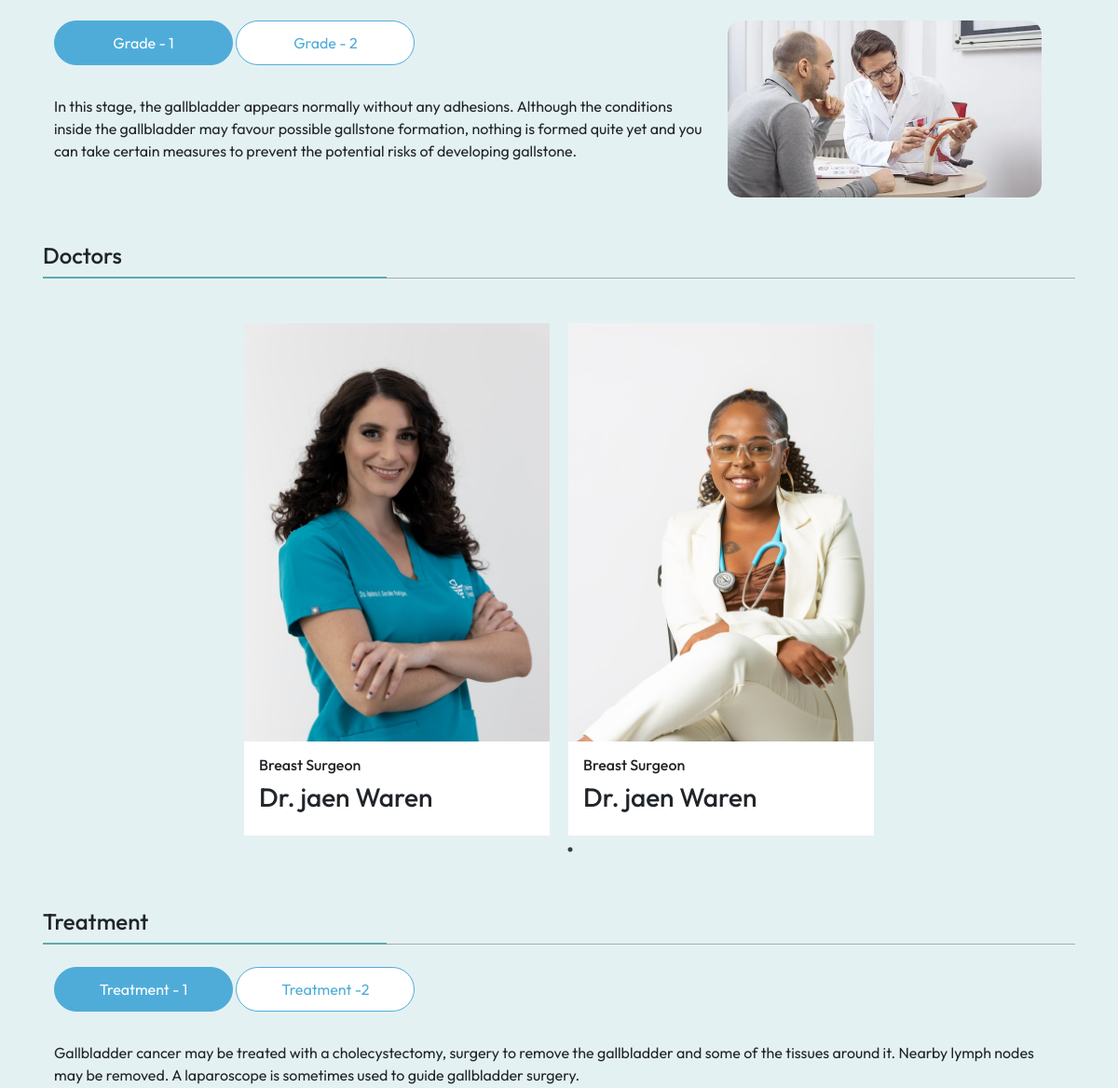
Before: /disease/1/ (middle part) with the older database file.
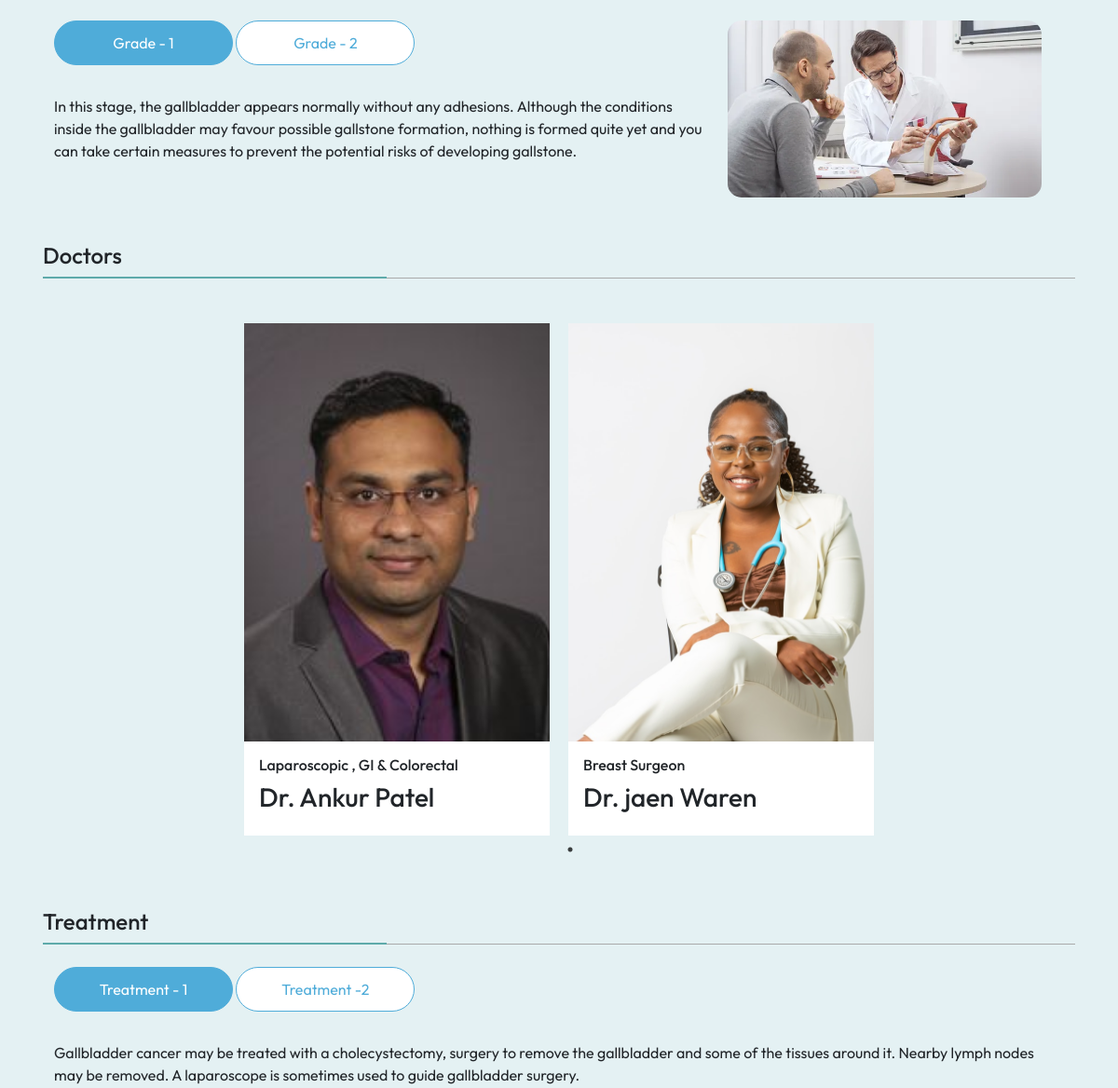
After: the same page with the newer database file.
### tables this page shows
CREATE TABLE "doctors" (
	"id"	INTEGER,
	"name"	TEXT,
	"current_appointment"	TEXT,
	"profile_image"	TEXT
);

### flask_app.py (the view)
@app.route('/disease/<string:id>/')
def disease(id):
    database_connection = sqlite3.connect(database_location)
    database_cursor = database_connection.cursor()
    disease_data = database_cursor.execute("SELECT * FROM diseases WHERE id = ?",(int(id),))
    disease_data = disease_data.fetchone()
    if disease_data == None:
        database_connection.commit()
        database_connection.close()
        return redirect(url_for('index'))
    specialty_name = database_cursor.execute("SELECT name FROM specialty WHERE id = ?",(disease_data[2],))
    specialty_name = specialty_name.fetchone()[0]
    disease_profile = database_cursor.execute("SELECT * FROM disease_profile WHERE disease_id = ?",(int(id),))
    disease_profile = disease_profile.fetchall()
    disease_types = database_cursor.execute("SELECT * FROM disease_types WHERE disease_id = ?",(int(id),))
    disease_types = disease_types.fetchall()
    disease_causes = database_cursor.execute("SELECT * FROM disease_causes WHERE disease_id = ?",(int(id),))
    disease_causes = disease_causes.fetchall()
    disease_symptoms = database_cursor.execute("SELECT * FROM disease_symptoms WHERE disease_id = ?",(int(id),))
    disease_symptoms = disease_symptoms.fetchall()
    disease_diagnosis = database_cursor.execute("SELECT * FROM disease_diagnosis WHERE disease_id = ?",(int(id),))
    disease_diagnosis = disease_diagnosis.fetchall()
    disease_treatment = database_cursor.execute("SELECT * FROM disease_treatment WHERE disease_id = ?",(int(id),))
    disease_treatment = disease_treatment.fetchall()
    disease_severity = database_cursor.execute("SELECT * FROM disease_severity WHERE disease_id = ?",(int(id),))
    disease_severity = disease_severity.fetchall()
    disease_faq = database_cursor.execute("SELECT * FROM disease_faq WHERE disease_id = ?",(int(id),))
    disease_faq = disease_faq.fetchall()
    doctors = disease_data[5].split(',')
    doctors_data = []
    for doctor in doctors:
        doctor_data = database_cursor.execute("SELECT * FROM doctors WHERE id = ?",(int(doctor),))
        doctor_data = doctor_data.fetchone()
        doctors_data.append(doctor_data)
    database_connection.commit()
    database_connection.close()
    return render_template('disease.html',social_links=social_links, disease_data=disease_data, specialty_name=specialty_name,
                           disease_profile=disease_profile, disease_types=disease_types, disease_causes=disease_causes,
                           doctors_data=doctors_data, disease_symptoms=disease_symptoms, disease_diagnosis=disease_diagnosis,
                           disease_severity=disease_severity, disease_treatment=disease_treatment, disease_faq=disease_faq,
                           navbar_specialties=navbar_specialties, navbar_diseases=navbar_diseases)

### templates/disease.html (shortened to what the changed rows need)
<!DOCTYPE html>
<html lang="en">
<head>
    <link href="https://cdn.jsdelivr.net/npm/bootstrap@5.2.0/dist/css/bootstrap.min.css" rel="stylesheet"
 />
    <link rel="stylesheet" href="https://cdnjs.cloudflare.com/ajax/libs/slick-carousel/1.8.1/slick-theme.min.css"
 />
    <link rel="stylesheet" href="https://cdnjs.cloudflare.com/ajax/libs/slick-carousel/1.8.1/slick.min.css"
 />
    <link rel="stylesheet" href="../../static/stylesheets/common.css" />
    <link rel="stylesheet" href="../../static/stylesheets/disease.css" />
    <link rel="stylesheet" href="../../static/stylesheets/mediaquery.css" />
</head>
<body>
    <main>
        <div class="container">
            <div class="row pt-5 px-3 description3 align-items-end">
                <div class="doctor_carousel_container pt-5">
                    <div class="container">
                        <div class="row px-2">
                            <div class="col-12 doctor_carousel">
                                {% for doctor in doctors_data %}
                                <div class="doctor_card" onclick="location.href='/doctorInfo/{{doctor[0]}}'"
                                    style="cursor: pointer;">
                                    <img src="{{doctor[3]}}" alt="doctor-image">
                                    <div class="p-3">
                                        <h6>{{doctor[2]}}</h6>
                                        <h3>{{doctor[1]}}</h3>
                                    </div>
                                </div>
                                {% endfor %}
                            </div>
                        </div>
                    </div>
                </div>
            </div>
        </div>
    </main>
</body>
</html>

Changed rows visible on the page:
removed doctors: profile_image (picture), current_appointment "Breast Surgeon", name "Dr. jaen Waren"
added doctors: profile_image (picture), current_appointment "Laparoscopic , GI & Colorectal", name "Dr. Ankur Patel"
